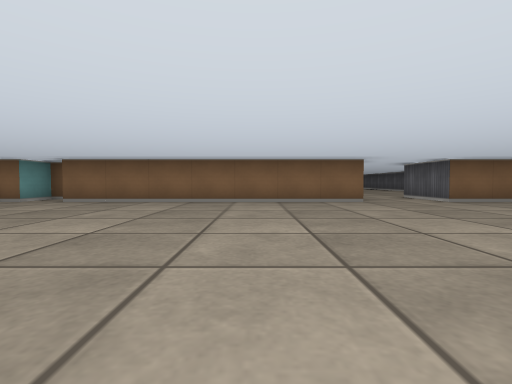
View 1 (above)

24 first-person views from a walk through a cub3D maze. The camera is about half as high as the walls, tilts 2° down and sees 85° across. The floor is counted in squares. Each view is taken from the middle of a square. On the plan, view 1 faces up. The plan holds only what a view shows up to about 9 squares ahead; the rest is blank.

View 2
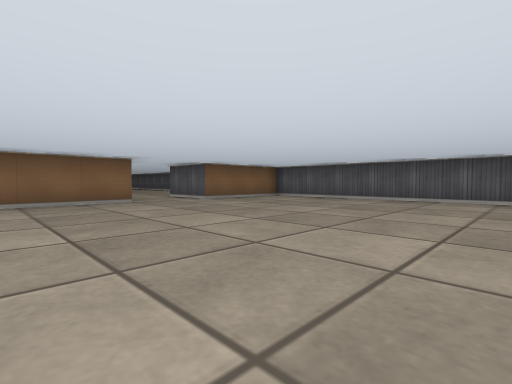

View 3
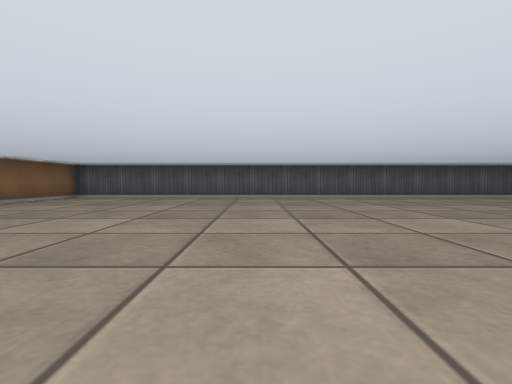

View 4
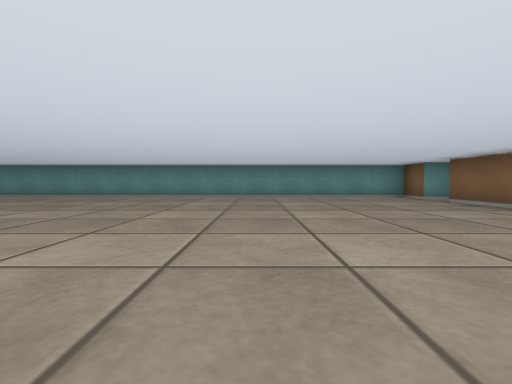

View 5
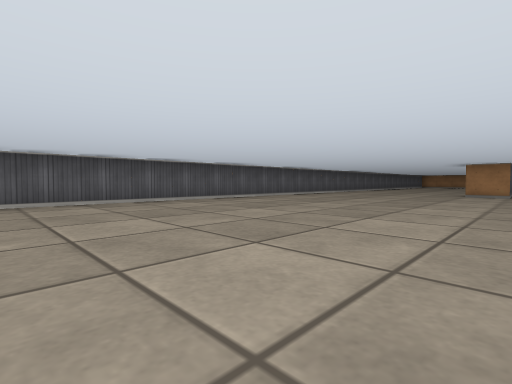

View 6
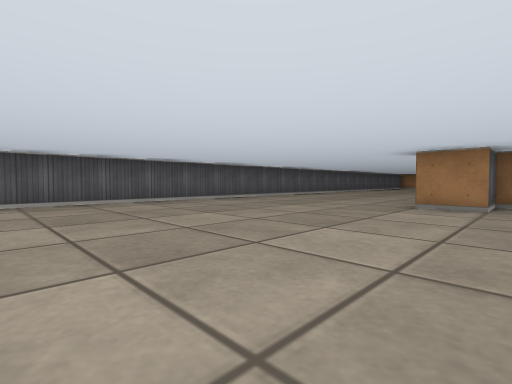

View 7
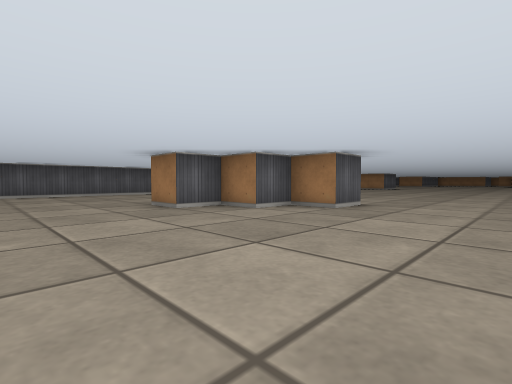

View 8
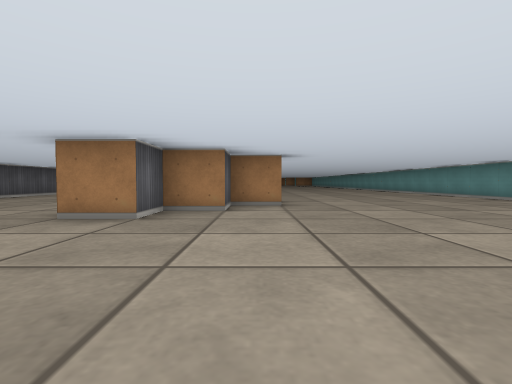

View 9
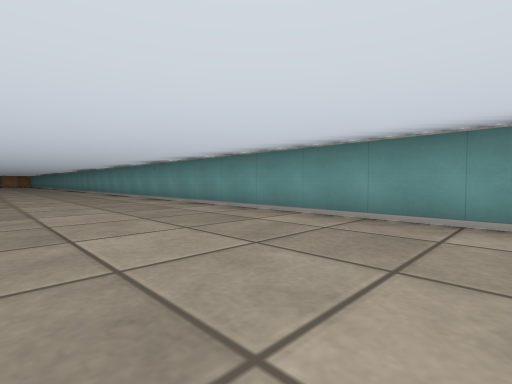

View 10
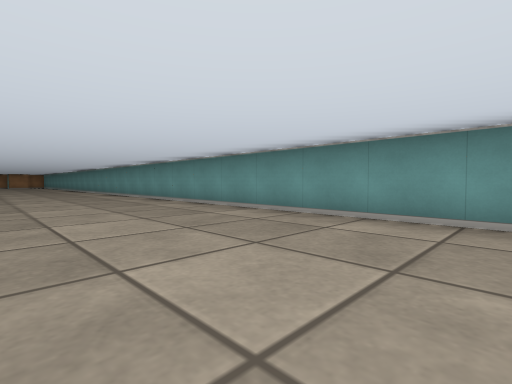

View 11
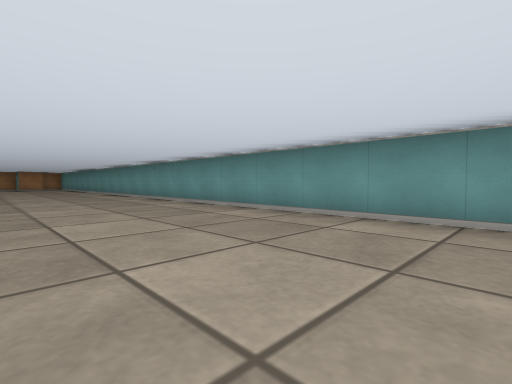

View 12
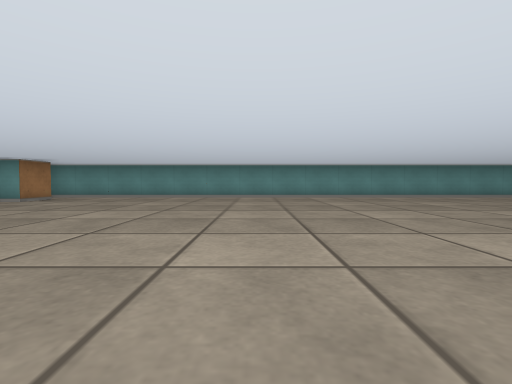

View 13
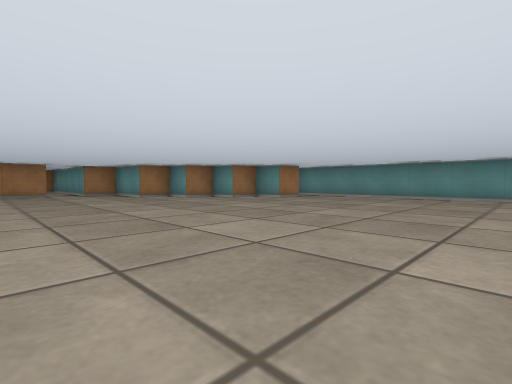

View 14
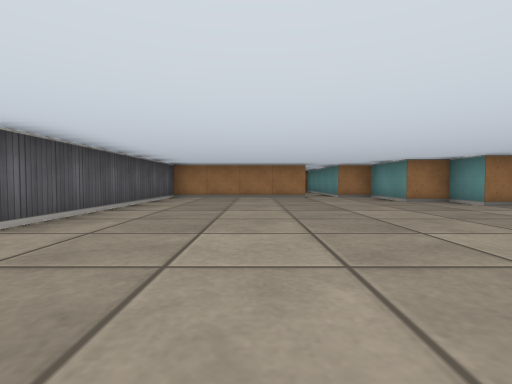

View 15
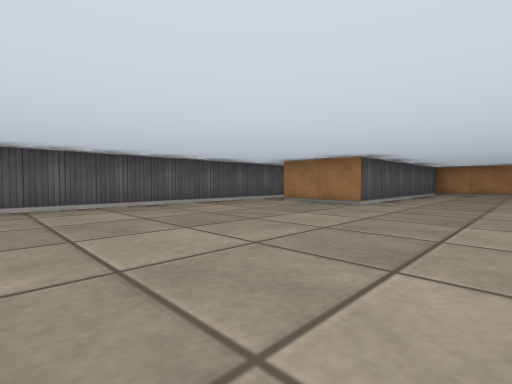

View 16
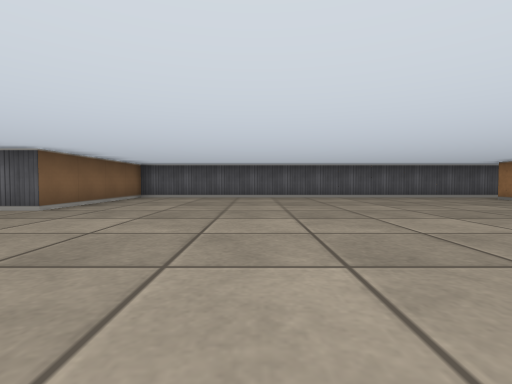

View 17
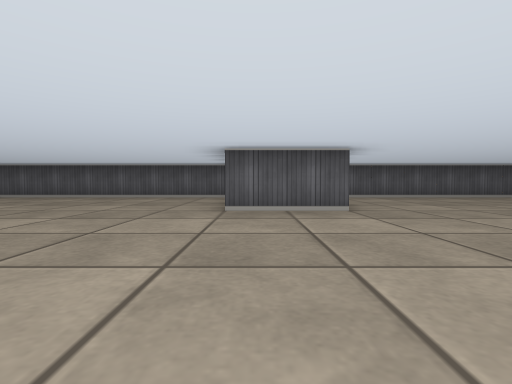

View 18
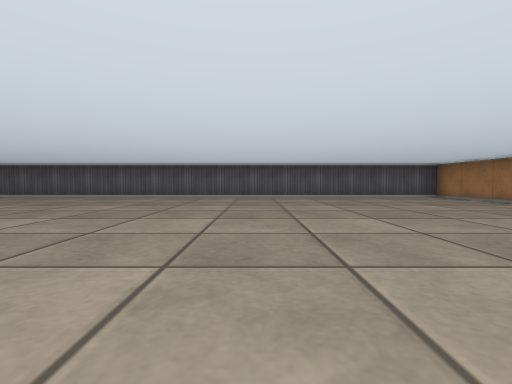

View 19
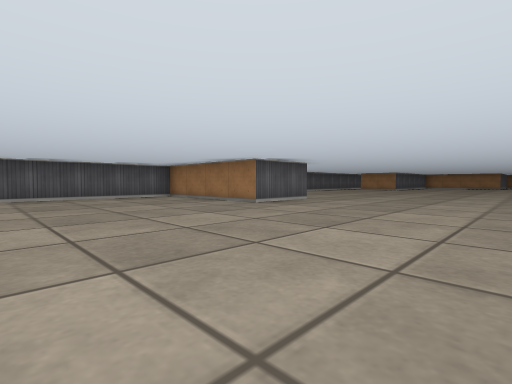

View 20
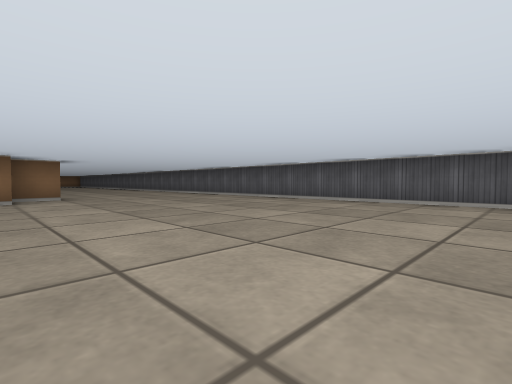

View 21
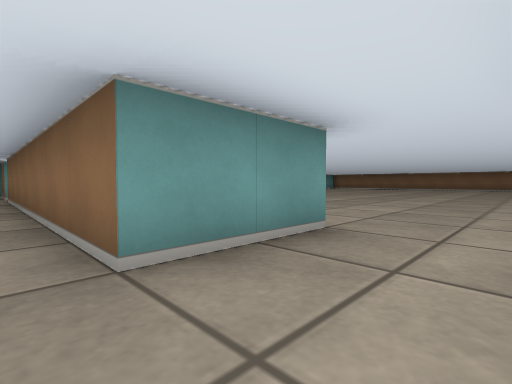

View 22
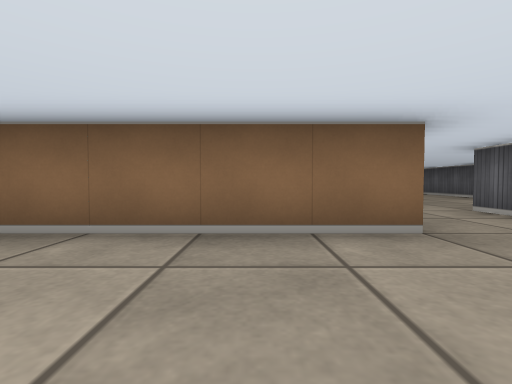

View 23
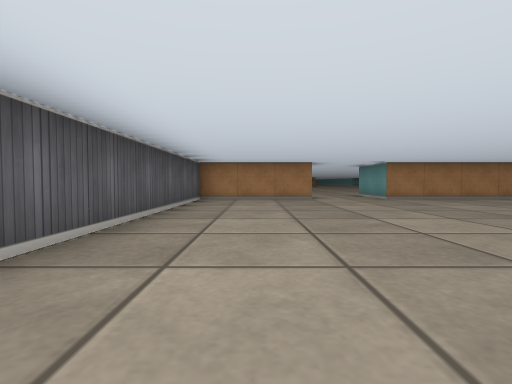

View 24
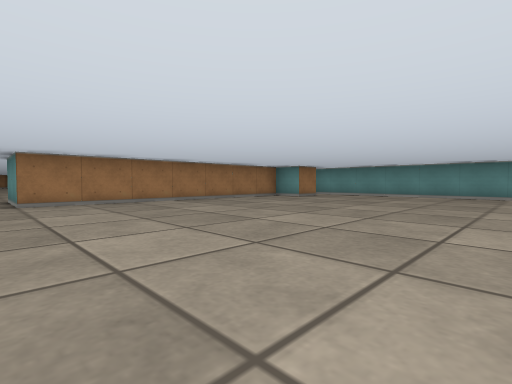

### Floor plan
Points are (right, up) in squares from view 1. A wall is a line through its corners. A room is listed if a view was taken in it or the views show most of it. See-through windows are left out.
Room 1 (views 1, 2, 3, 4, 5, 6, 7, 8, 9, 10, 11, 12, 13, 14, 15, 16, 17, 18, 19, 20, 21, 22)
walls: (-0.5, -15.5) (-0.5, -14.5) (0.5, -14.5) (0.5, -13.5) (1.5, -13.5) (1.5, -12.5) (2.5, -12.5); (2.6, -13.5) (1.5, -13.5); (-6.5, -9.1) (-6.5, -41.2); (-5.5, -40.5) (-4.5, -40.5) (-4.5, -41.5) (-3.5, -41.5) (-3.5, -42.2); (7.5, -40.8) (7.5, -29.5) (3.5, -29.5) (3.5, -27.5) (7.5, -27.5) (7.5, 6.5) (4.5, 6.5); (2.5, 6.5) (-4.5, 6.5); (-3.2, -42.5) (-2.5, -42.5) (-2.5, -43.5) (-1.5, -43.5) (-1.5, -45.5) (-0.5, -45.5) (-0.5, -46); (-5.5, 7.5) (-5.5, 6.5) (-6.5, 6.5) (-6.5, -5.9); (0.4, -45.5) (4.5, -45.5) (4.5, -39.5) (6.5, -39.5)
ways out: opening at (3.5, 7.5) to room 2
Room 2 (views 23, 24)
walls: (-6.5, 14.6) (-6.5, 11.8); (-3.2, 8.5) (2.5, 8.5) (2.5, 6.5); (4.5, 6.5) (4.5, 8.5) (7.5, 8.5) (7.5, 14.4)
ways out: opening at (3.5, 7.5) to room 1

Where each view was taken, in squares from view 1:
view 1: 0 up, 0 right, facing up
view 2: 0 up, 0 right, facing up-right
view 3: 1 up, 1 left, facing right
view 4: 2 up, 2 right, facing left
view 5: 2 down, 1 right, facing down-right
view 6: 7 down, 1 right, facing down-right
view 7: 10 down, 3 left, facing down-right
view 8: 9 down, 0 right, facing down
view 9: 9 down, 3 left, facing down-left
view 10: 16 down, 3 left, facing down-left
view 11: 22 down, 3 left, facing down-left
view 12: 35 down, 2 right, facing left
view 13: 35 down, 2 right, facing down-left
view 14: 37 down, 2 right, facing down
view 15: 34 down, 2 right, facing down-right
view 16: 33 down, 1 left, facing right
view 17: 28 down, 1 left, facing right
view 18: 22 down, 1 left, facing right
view 19: 23 down, 1 left, facing down-right
view 20: 22 down, 1 right, facing up-right
view 21: 6 up, 4 right, facing up-left
view 22: 4 up, 1 right, facing up
view 23: 16 up, 6 right, facing down
view 24: 15 up, 3 right, facing down-left
